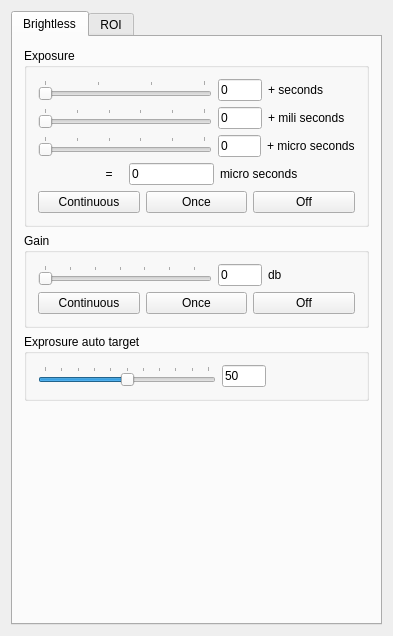
<?xml version="1.0" encoding="UTF-8"?>
<ui version="4.0">
 <class>QtGuiCameraSetupClass</class>
 <widget class="QWidget" name="QtGuiCameraSetupClass">
  <property name="geometry">
   <rect>
    <x>0</x>
    <y>0</y>
    <width>393</width>
    <height>592</height>
   </rect>
  </property>
  <property name="minimumSize">
   <size>
    <width>393</width>
    <height>0</height>
   </size>
  </property>
  <property name="windowTitle">
   <string>QtGuiCameraSetup</string>
  </property>
  <layout class="QVBoxLayout" name="verticalLayout_15">
   <item>
    <widget class="QTabWidget" name="setupSensorParams">
     <property name="sizePolicy">
      <sizepolicy hsizetype="Expanding" vsizetype="Expanding">
       <horstretch>0</horstretch>
       <verstretch>0</verstretch>
      </sizepolicy>
     </property>
     <property name="maximumSize">
      <size>
       <width>700</width>
       <height>16777215</height>
      </size>
     </property>
     <property name="layoutDirection">
      <enum>Qt::LeftToRight</enum>
     </property>
     <property name="currentIndex">
      <number>0</number>
     </property>
     <widget class="QWidget" name="tab_brightless">
      <attribute name="title">
       <string>Brightless</string>
      </attribute>
      <layout class="QVBoxLayout" name="verticalLayout_8">
       <item>
        <widget class="QGroupBox" name="GB_exprosure">
         <property name="title">
          <string>Exposure</string>
         </property>
         <layout class="QVBoxLayout" name="verticalLayout_9">
          <item>
           <layout class="QHBoxLayout" name="horizontalLayout_13" stretch="4,1,2">
            <item>
             <widget class="QSlider" name="horSlider_exprosureSeconds">
              <property name="enabled">
               <bool>false</bool>
              </property>
              <property name="maximum">
               <number>60</number>
              </property>
              <property name="tracking">
               <bool>true</bool>
              </property>
              <property name="orientation">
               <enum>Qt::Horizontal</enum>
              </property>
              <property name="invertedAppearance">
               <bool>false</bool>
              </property>
              <property name="invertedControls">
               <bool>false</bool>
              </property>
              <property name="tickPosition">
               <enum>QSlider::TicksAbove</enum>
              </property>
              <property name="tickInterval">
               <number>20</number>
              </property>
             </widget>
            </item>
            <item>
             <widget class="QLineEdit" name="le_exprosureSeconds">
              <property name="text">
               <string>0</string>
              </property>
              <property name="readOnly">
               <bool>true</bool>
              </property>
             </widget>
            </item>
            <item>
             <widget class="QLabel" name="label_15">
              <property name="text">
               <string>+ seconds</string>
              </property>
             </widget>
            </item>
           </layout>
          </item>
          <item>
           <layout class="QHBoxLayout" name="horizontalLayout_14" stretch="4,1,2">
            <item>
             <widget class="QSlider" name="horSlider_exprosureMilSeconds">
              <property name="maximum">
               <number>999</number>
              </property>
              <property name="tracking">
               <bool>true</bool>
              </property>
              <property name="orientation">
               <enum>Qt::Horizontal</enum>
              </property>
              <property name="invertedAppearance">
               <bool>false</bool>
              </property>
              <property name="invertedControls">
               <bool>false</bool>
              </property>
              <property name="tickPosition">
               <enum>QSlider::TicksAbove</enum>
              </property>
              <property name="tickInterval">
               <number>200</number>
              </property>
             </widget>
            </item>
            <item>
             <widget class="QLineEdit" name="le_exprosureMilSeconds">
              <property name="text">
               <string>0</string>
              </property>
              <property name="readOnly">
               <bool>true</bool>
              </property>
             </widget>
            </item>
            <item>
             <widget class="QLabel" name="label_16">
              <property name="text">
               <string>+ mili seconds</string>
              </property>
             </widget>
            </item>
           </layout>
          </item>
          <item>
           <layout class="QHBoxLayout" name="horizontalLayout_15" stretch="4,1,2">
            <item>
             <widget class="QSlider" name="horSlider_exprosureMicSeconds">
              <property name="maximum">
               <number>999</number>
              </property>
              <property name="tracking">
               <bool>true</bool>
              </property>
              <property name="orientation">
               <enum>Qt::Horizontal</enum>
              </property>
              <property name="invertedAppearance">
               <bool>false</bool>
              </property>
              <property name="invertedControls">
               <bool>false</bool>
              </property>
              <property name="tickPosition">
               <enum>QSlider::TicksAbove</enum>
              </property>
              <property name="tickInterval">
               <number>200</number>
              </property>
             </widget>
            </item>
            <item>
             <widget class="QLineEdit" name="le_exprosureMicSecods">
              <property name="text">
               <string>0</string>
              </property>
              <property name="readOnly">
               <bool>true</bool>
              </property>
             </widget>
            </item>
            <item>
             <widget class="QLabel" name="label_17">
              <property name="text">
               <string>+ micro seconds</string>
              </property>
             </widget>
            </item>
           </layout>
          </item>
          <item>
           <layout class="QHBoxLayout" name="horizontalLayout_16" stretch="2,1,3,1,2">
            <item>
             <spacer name="horizontalSpacer_10">
              <property name="orientation">
               <enum>Qt::Horizontal</enum>
              </property>
              <property name="sizeHint" stdset="0">
               <size>
                <width>40</width>
                <height>20</height>
               </size>
              </property>
             </spacer>
            </item>
            <item>
             <widget class="QLabel" name="label_18">
              <property name="text">
               <string>=</string>
              </property>
              <property name="alignment">
               <set>Qt::AlignCenter</set>
              </property>
             </widget>
            </item>
            <item>
             <widget class="QLineEdit" name="le_exprosureSumm">
              <property name="text">
               <string>0</string>
              </property>
              <property name="readOnly">
               <bool>true</bool>
              </property>
             </widget>
            </item>
            <item>
             <widget class="QLabel" name="label_19">
              <property name="text">
               <string>micro seconds</string>
              </property>
             </widget>
            </item>
            <item>
             <spacer name="horizontalSpacer_11">
              <property name="orientation">
               <enum>Qt::Horizontal</enum>
              </property>
              <property name="sizeHint" stdset="0">
               <size>
                <width>40</width>
                <height>20</height>
               </size>
              </property>
             </spacer>
            </item>
           </layout>
          </item>
          <item>
           <layout class="QHBoxLayout" name="horizontalLayout_17">
            <item>
             <widget class="QPushButton" name="pb_continuous">
              <property name="text">
               <string>Continuous</string>
              </property>
             </widget>
            </item>
            <item>
             <widget class="QPushButton" name="pb_once">
              <property name="text">
               <string>Once</string>
              </property>
             </widget>
            </item>
            <item>
             <widget class="QPushButton" name="pb_off">
              <property name="acceptDrops">
               <bool>false</bool>
              </property>
              <property name="autoFillBackground">
               <bool>false</bool>
              </property>
              <property name="text">
               <string>Off</string>
              </property>
              <property name="checkable">
               <bool>false</bool>
              </property>
              <property name="checked">
               <bool>false</bool>
              </property>
              <property name="autoRepeat">
               <bool>false</bool>
              </property>
              <property name="autoExclusive">
               <bool>false</bool>
              </property>
              <property name="autoDefault">
               <bool>false</bool>
              </property>
              <property name="default">
               <bool>false</bool>
              </property>
              <property name="flat">
               <bool>false</bool>
              </property>
             </widget>
            </item>
           </layout>
          </item>
         </layout>
        </widget>
       </item>
       <item>
        <widget class="QGroupBox" name="GroupBox_gain">
         <property name="title">
          <string>Gain</string>
         </property>
         <layout class="QVBoxLayout" name="verticalLayout_10">
          <item>
           <layout class="QHBoxLayout" name="horizontalLayout_18" stretch="4,1,2">
            <item>
             <widget class="QSlider" name="horSlider_gain">
              <property name="enabled">
               <bool>false</bool>
              </property>
              <property name="maximum">
               <number>32</number>
              </property>
              <property name="tracking">
               <bool>true</bool>
              </property>
              <property name="orientation">
               <enum>Qt::Horizontal</enum>
              </property>
              <property name="invertedAppearance">
               <bool>false</bool>
              </property>
              <property name="invertedControls">
               <bool>false</bool>
              </property>
              <property name="tickPosition">
               <enum>QSlider::TicksAbove</enum>
              </property>
              <property name="tickInterval">
               <number>5</number>
              </property>
             </widget>
            </item>
            <item>
             <widget class="QLineEdit" name="le_gain">
              <property name="text">
               <string>0</string>
              </property>
              <property name="readOnly">
               <bool>true</bool>
              </property>
             </widget>
            </item>
            <item>
             <widget class="QLabel" name="label_20">
              <property name="text">
               <string>db</string>
              </property>
             </widget>
            </item>
           </layout>
          </item>
          <item>
           <layout class="QHBoxLayout" name="horizontalLayout_19">
            <item>
             <widget class="QPushButton" name="pb_GainContinuous">
              <property name="text">
               <string>Continuous</string>
              </property>
             </widget>
            </item>
            <item>
             <widget class="QPushButton" name="pb_GainOonce">
              <property name="text">
               <string>Once</string>
              </property>
             </widget>
            </item>
            <item>
             <widget class="QPushButton" name="pb_GainOff">
              <property name="acceptDrops">
               <bool>false</bool>
              </property>
              <property name="autoFillBackground">
               <bool>false</bool>
              </property>
              <property name="text">
               <string>Off</string>
              </property>
              <property name="checkable">
               <bool>false</bool>
              </property>
              <property name="checked">
               <bool>false</bool>
              </property>
              <property name="autoRepeat">
               <bool>false</bool>
              </property>
              <property name="autoExclusive">
               <bool>false</bool>
              </property>
              <property name="autoDefault">
               <bool>false</bool>
              </property>
              <property name="default">
               <bool>false</bool>
              </property>
              <property name="flat">
               <bool>false</bool>
              </property>
             </widget>
            </item>
           </layout>
          </item>
         </layout>
        </widget>
       </item>
       <item>
        <widget class="QGroupBox" name="GroupBox_exposureAutoTarget">
         <property name="title">
          <string>Exprosure auto target</string>
         </property>
         <layout class="QVBoxLayout" name="verticalLayout_11">
          <item>
           <layout class="QHBoxLayout" name="horizontalLayout_20" stretch="4,1,2">
            <item>
             <widget class="QSlider" name="horSlider_exprosureAutoTarget">
              <property name="enabled">
               <bool>true</bool>
              </property>
              <property name="maximum">
               <number>100</number>
              </property>
              <property name="value">
               <number>50</number>
              </property>
              <property name="tracking">
               <bool>true</bool>
              </property>
              <property name="orientation">
               <enum>Qt::Horizontal</enum>
              </property>
              <property name="invertedAppearance">
               <bool>false</bool>
              </property>
              <property name="invertedControls">
               <bool>false</bool>
              </property>
              <property name="tickPosition">
               <enum>QSlider::TicksAbove</enum>
              </property>
              <property name="tickInterval">
               <number>10</number>
              </property>
             </widget>
            </item>
            <item>
             <widget class="QLineEdit" name="le_exprosureAutoTarget">
              <property name="text">
               <string>50</string>
              </property>
              <property name="readOnly">
               <bool>true</bool>
              </property>
             </widget>
            </item>
            <item>
             <spacer name="horizontalSpacer_12">
              <property name="orientation">
               <enum>Qt::Horizontal</enum>
              </property>
              <property name="sizeHint" stdset="0">
               <size>
                <width>40</width>
                <height>20</height>
               </size>
              </property>
             </spacer>
            </item>
           </layout>
          </item>
         </layout>
        </widget>
       </item>
       <item>
        <spacer name="verticalSpacer_4">
         <property name="orientation">
          <enum>Qt::Vertical</enum>
         </property>
         <property name="sizeHint" stdset="0">
          <size>
           <width>20</width>
           <height>40</height>
          </size>
         </property>
        </spacer>
       </item>
      </layout>
     </widget>
     <widget class="QWidget" name="tab_roi">
      <attribute name="title">
       <string>ROI</string>
      </attribute>
      <layout class="QVBoxLayout" name="verticalLayout_12">
       <item>
        <widget class="QGroupBox" name="groupBox_4">
         <property name="sizePolicy">
          <sizepolicy hsizetype="Preferred" vsizetype="Preferred">
           <horstretch>0</horstretch>
           <verstretch>0</verstretch>
          </sizepolicy>
         </property>
         <property name="title">
          <string>Image Format</string>
         </property>
         <layout class="QGridLayout" name="gridLayout_5">
          <item row="0" column="0">
           <widget class="QLabel" name="label_21">
            <property name="text">
             <string>Pixel Format:</string>
            </property>
           </widget>
          </item>
          <item row="0" column="1" colspan="3">
           <widget class="QComboBox" name="comboBox_pixelFormat">
            <item>
             <property name="text">
              <string>Mono8</string>
             </property>
            </item>
            <item>
             <property name="text">
              <string>Mono12</string>
             </property>
            </item>
            <item>
             <property name="text">
              <string>Mono12Packed</string>
             </property>
            </item>
           </widget>
          </item>
          <item row="1" column="0" colspan="2">
           <widget class="QLabel" name="label_22">
            <property name="text">
             <string>Binning Horizontal:</string>
            </property>
           </widget>
          </item>
          <item row="1" column="2">
           <widget class="QSpinBox" name="spinBox_binningHor">
            <property name="minimum">
             <number>1</number>
            </property>
            <property name="maximum">
             <number>8</number>
            </property>
            <property name="value">
             <number>1</number>
            </property>
           </widget>
          </item>
          <item row="1" column="3">
           <widget class="QLabel" name="label_23">
            <property name="text">
             <string>Binning Vertical:</string>
            </property>
           </widget>
          </item>
          <item row="1" column="4">
           <widget class="QSpinBox" name="spinBox_binningVer">
            <property name="minimum">
             <number>1</number>
            </property>
            <property name="maximum">
             <number>11</number>
            </property>
            <property name="value">
             <number>1</number>
            </property>
           </widget>
          </item>
          <item row="1" column="5">
           <spacer name="horizontalSpacer_13">
            <property name="orientation">
             <enum>Qt::Horizontal</enum>
            </property>
            <property name="sizeType">
             <enum>QSizePolicy::Preferred</enum>
            </property>
            <property name="sizeHint" stdset="0">
             <size>
              <width>67</width>
              <height>20</height>
             </size>
            </property>
           </spacer>
          </item>
         </layout>
        </widget>
       </item>
       <item>
        <widget class="QGroupBox" name="groupBox_5">
         <property name="title">
          <string>ROI</string>
         </property>
         <layout class="QVBoxLayout" name="verticalLayout_13">
          <item>
           <layout class="QHBoxLayout" name="horizontalLayout_21">
            <item>
             <spacer name="horizontalSpacer_14">
              <property name="orientation">
               <enum>Qt::Horizontal</enum>
              </property>
              <property name="sizeHint" stdset="0">
               <size>
                <width>40</width>
                <height>20</height>
               </size>
              </property>
             </spacer>
            </item>
            <item>
             <widget class="Widget" name="setRoiWid" native="true">
              <property name="sizePolicy">
               <sizepolicy hsizetype="Fixed" vsizetype="Fixed">
                <horstretch>0</horstretch>
                <verstretch>0</verstretch>
               </sizepolicy>
              </property>
              <property name="minimumSize">
               <size>
                <width>256</width>
                <height>256</height>
               </size>
              </property>
              <property name="maximumSize">
               <size>
                <width>256</width>
                <height>256</height>
               </size>
              </property>
             </widget>
            </item>
            <item>
             <spacer name="horizontalSpacer_15">
              <property name="orientation">
               <enum>Qt::Horizontal</enum>
              </property>
              <property name="sizeHint" stdset="0">
               <size>
                <width>40</width>
                <height>20</height>
               </size>
              </property>
             </spacer>
            </item>
           </layout>
          </item>
          <item>
           <widget class="QGroupBox" name="groupBox_6">
            <property name="title">
             <string>ROI coordinate</string>
            </property>
            <layout class="QGridLayout" name="gridLayout_2" columnstretch="2,1,2,1">
             <item row="1" column="1">
              <widget class="QSpinBox" name="spinBox_height">
               <property name="maximum">
                <number>3248</number>
               </property>
              </widget>
             </item>
             <item row="0" column="0">
              <widget class="QLabel" name="label_24">
               <property name="text">
                <string>OffsetY</string>
               </property>
              </widget>
             </item>
             <item row="1" column="0">
              <widget class="QLabel" name="label_25">
               <property name="text">
                <string>Height</string>
               </property>
              </widget>
             </item>
             <item row="0" column="1">
              <widget class="QSpinBox" name="spinBox_ofsetY">
               <property name="maximum">
                <number>3248</number>
               </property>
              </widget>
             </item>
             <item row="0" column="3">
              <widget class="QSpinBox" name="spinBox_ofsetX">
               <property name="maximum">
                <number>4872</number>
               </property>
              </widget>
             </item>
             <item row="1" column="2">
              <widget class="QLabel" name="label_26">
               <property name="text">
                <string>Width</string>
               </property>
              </widget>
             </item>
             <item row="0" column="2">
              <widget class="QLabel" name="label_27">
               <property name="text">
                <string>OffsetX</string>
               </property>
              </widget>
             </item>
             <item row="1" column="3">
              <widget class="QSpinBox" name="spinBox_width">
               <property name="maximum">
                <number>4872</number>
               </property>
              </widget>
             </item>
            </layout>
           </widget>
          </item>
          <item>
           <layout class="QHBoxLayout" name="horizontalLayout_22">
            <item>
             <widget class="QPushButton" name="pb_full">
              <property name="text">
               <string>Full</string>
              </property>
             </widget>
            </item>
            <item>
             <widget class="QPushButton" name="pb_oneQuarter">
              <property name="text">
               <string>1/4</string>
              </property>
             </widget>
            </item>
            <item>
             <widget class="QPushButton" name="pb_oneEighth">
              <property name="text">
               <string>1/8</string>
              </property>
             </widget>
            </item>
           </layout>
          </item>
          <item>
           <layout class="QHBoxLayout" name="horizontalLayout_23" stretch="1,1,1">
            <item>
             <spacer name="horizontalSpacer_16">
              <property name="orientation">
               <enum>Qt::Horizontal</enum>
              </property>
              <property name="sizeHint" stdset="0">
               <size>
                <width>40</width>
                <height>20</height>
               </size>
              </property>
             </spacer>
            </item>
            <item>
             <widget class="QPushButton" name="pb_setRoi">
              <property name="text">
               <string>Set ROI</string>
              </property>
             </widget>
            </item>
            <item>
             <spacer name="horizontalSpacer_17">
              <property name="orientation">
               <enum>Qt::Horizontal</enum>
              </property>
              <property name="sizeHint" stdset="0">
               <size>
                <width>40</width>
                <height>20</height>
               </size>
              </property>
             </spacer>
            </item>
           </layout>
          </item>
         </layout>
        </widget>
       </item>
       <item>
        <spacer name="verticalSpacer_5">
         <property name="orientation">
          <enum>Qt::Vertical</enum>
         </property>
         <property name="sizeHint" stdset="0">
          <size>
           <width>20</width>
           <height>40</height>
          </size>
         </property>
        </spacer>
       </item>
      </layout>
     </widget>
    </widget>
   </item>
  </layout>
 </widget>
 <layoutdefault spacing="6" margin="11"/>
 <customwidgets>
  <customwidget>
   <class>Widget</class>
   <extends>QWidget</extends>
   <header>widget.h</header>
   <container>1</container>
  </customwidget>
 </customwidgets>
 <resources/>
 <connections/>
</ui>
